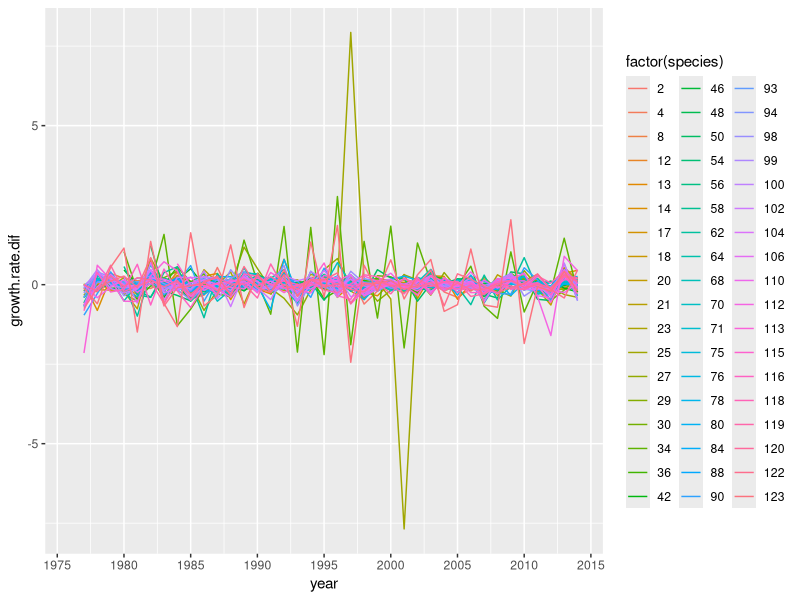
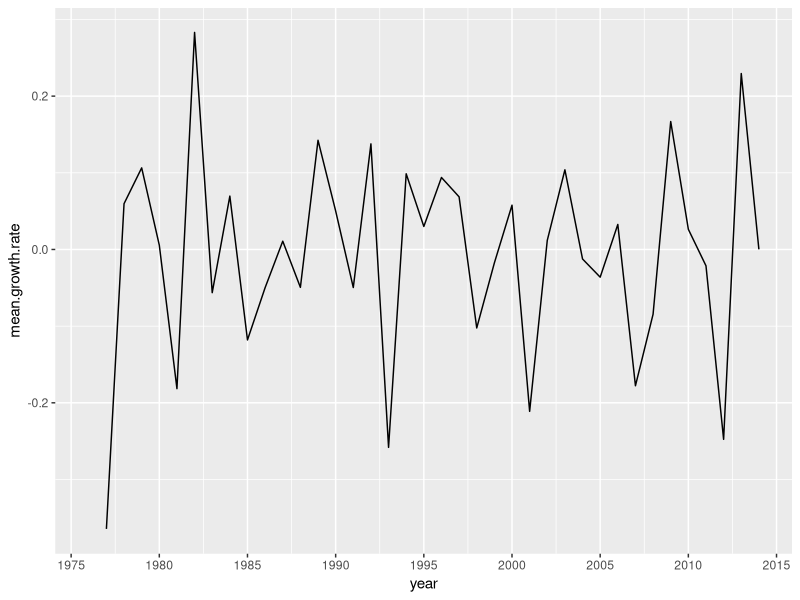
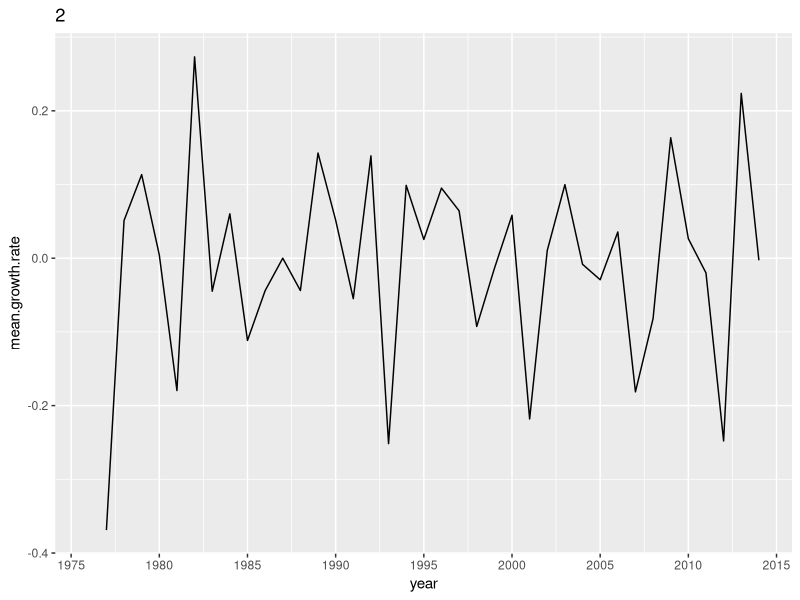
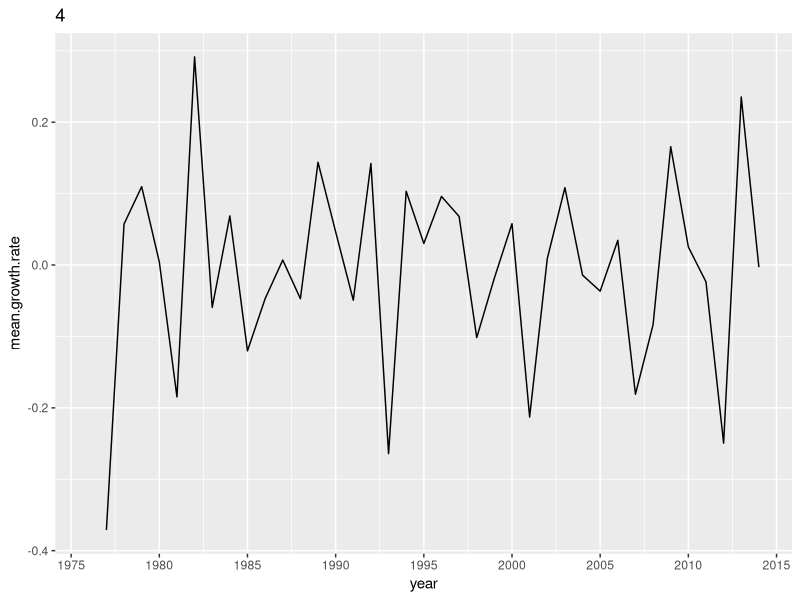
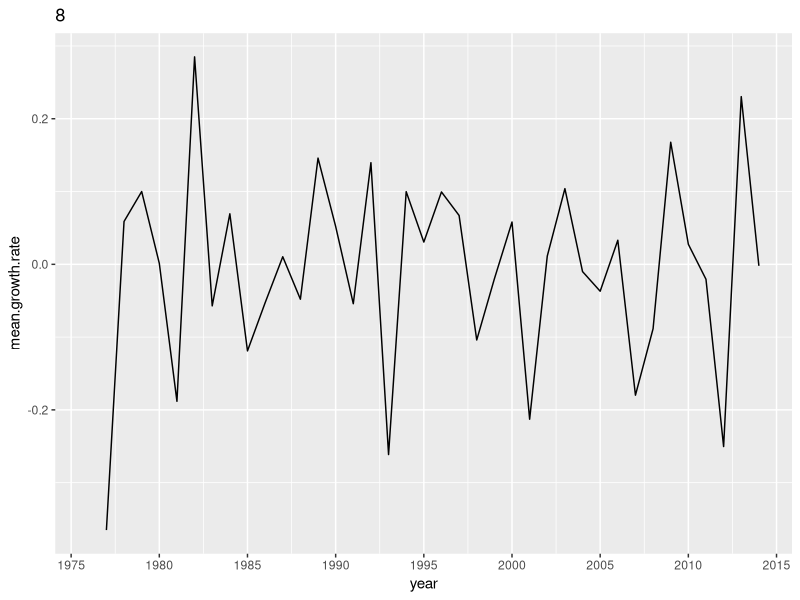
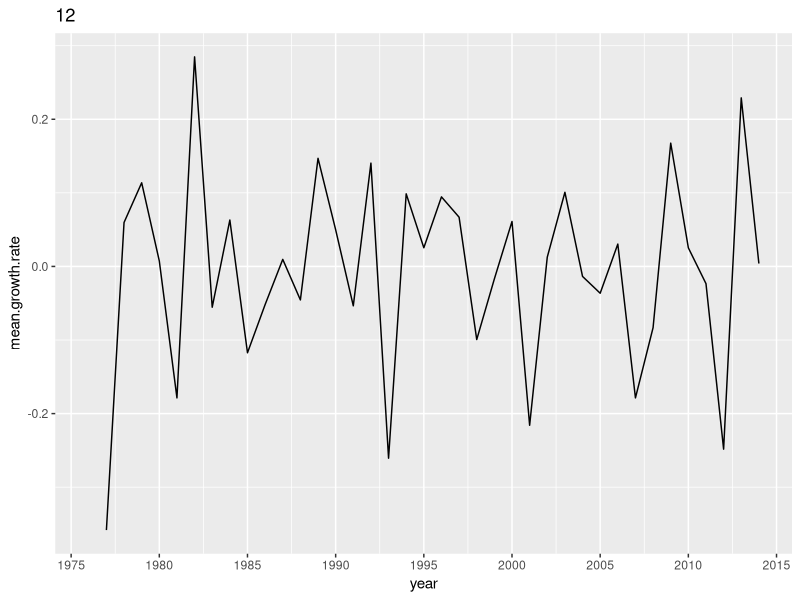
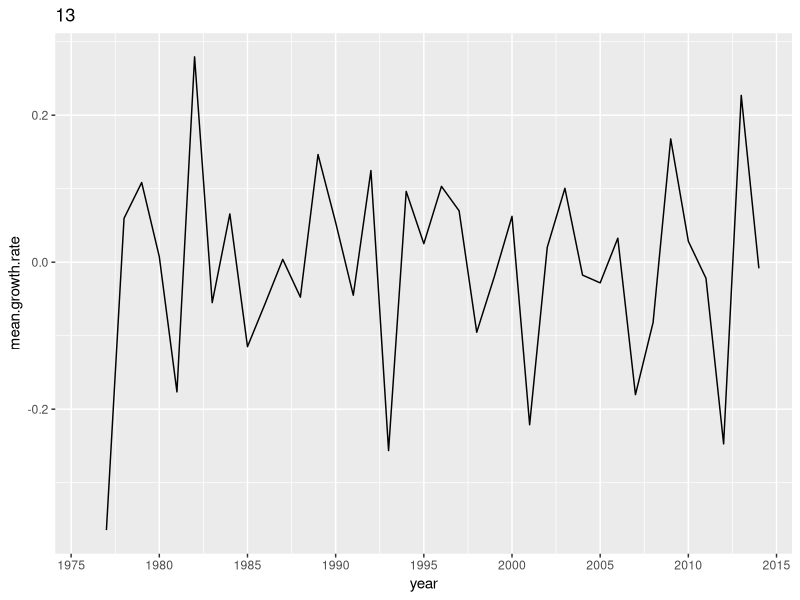
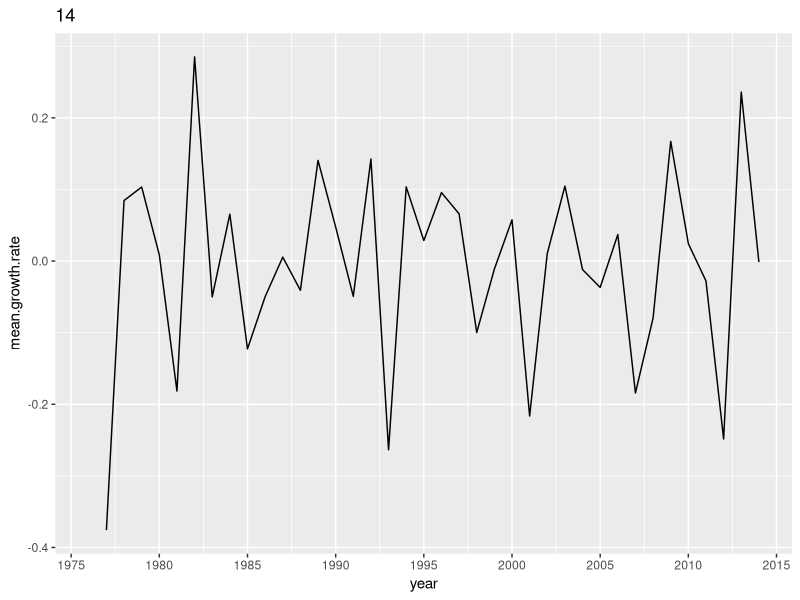

Here is the R script that generated these plots, in order:

# ============================= Packages required =============================


library(tidyverse)


# ============================ Load in data ===================================


# growth.rates.csv is a data file containing interannual changes in species 
# abundance.


growth.rate <- read.csv("Data/growth.rates.csv", header = T)

# ../ = go back a folder
# / go forward a folder


# ============================ Format data ====================================


# Remove rows that are not needed (tr0obs, col.ind.prev.year)

growth.rate <- select(growth.rate, species, year, growth.rate.dif)


# ========== Plot all species interannual changes in abundance ================


growth.rate.plot <-ggplot(
  growth.rate, aes(
    x = year,
    y = growth.rate.dif,
    colour = factor(species))) + 
  geom_line() + 
  scale_x_continuous(breaks = seq(1975, 2015, 5))

growth.rate.plot


# ======== Plot mean of all species interannual changes in abundance ==========


# create table of mean growth rate differenctials grouped by year

growth.rate.mean <- growth.rate %>% 
  group_by(year) %>%
  summarise(mean.growth.rate = mean(growth.rate.dif, na.rm = TRUE))


# Plot mean growth rate differentials

mean.growth.rate.plot <- ggplot(
  growth.rate.mean, aes(
    x = year,
    y = mean.growth.rate)) + 
  geom_line() + 
  scale_x_continuous(breaks=seq(1975,2015,5))

mean.growth.rate.plot


# === Plot mean of all species interannual changes in abundance - 1 species ===


# Create list of species from growth.rate data

species.list <- unique(growth.rate$species)


# Write for loop
  # loop creates a subset of data removing one species each time (species i)
  # Plots yearly mean growth rates minus species i each time
  # Creates n plots where n is number of species in list

for(i in species.list){  # Open loop
  
  
  # a gets a subset of growth.rate data minus species i.
  
    removed_species <- subset(growth.rate, species != i) 
  
    
  # Growth.rate.mean gets removed_species 
    # removed_species is grouped by year
    # yearly mean growthrates of all species are calulated
    
  growth.rate.mean <- removed_species %>% 
    group_by(year) %>%
    summarise(mean.growth.rate = mean(growth.rate.dif, na.rm = TRUE))
  
  
  # Create plot of mean yearly growth rates across all species using subset of data
  mean.growth.rate.plot <- ggplot(
    growth.rate.mean, aes(
      x = year,
      y = mean.growth.rate)) + 
    geom_line() + 
    scale_x_continuous(breaks=seq(1975,2015,5)) +
    ggtitle(i)
  
  
  # Plot graph
  
  plot(mean.growth.rate.plot)
  
} # Close loop

warnings()
